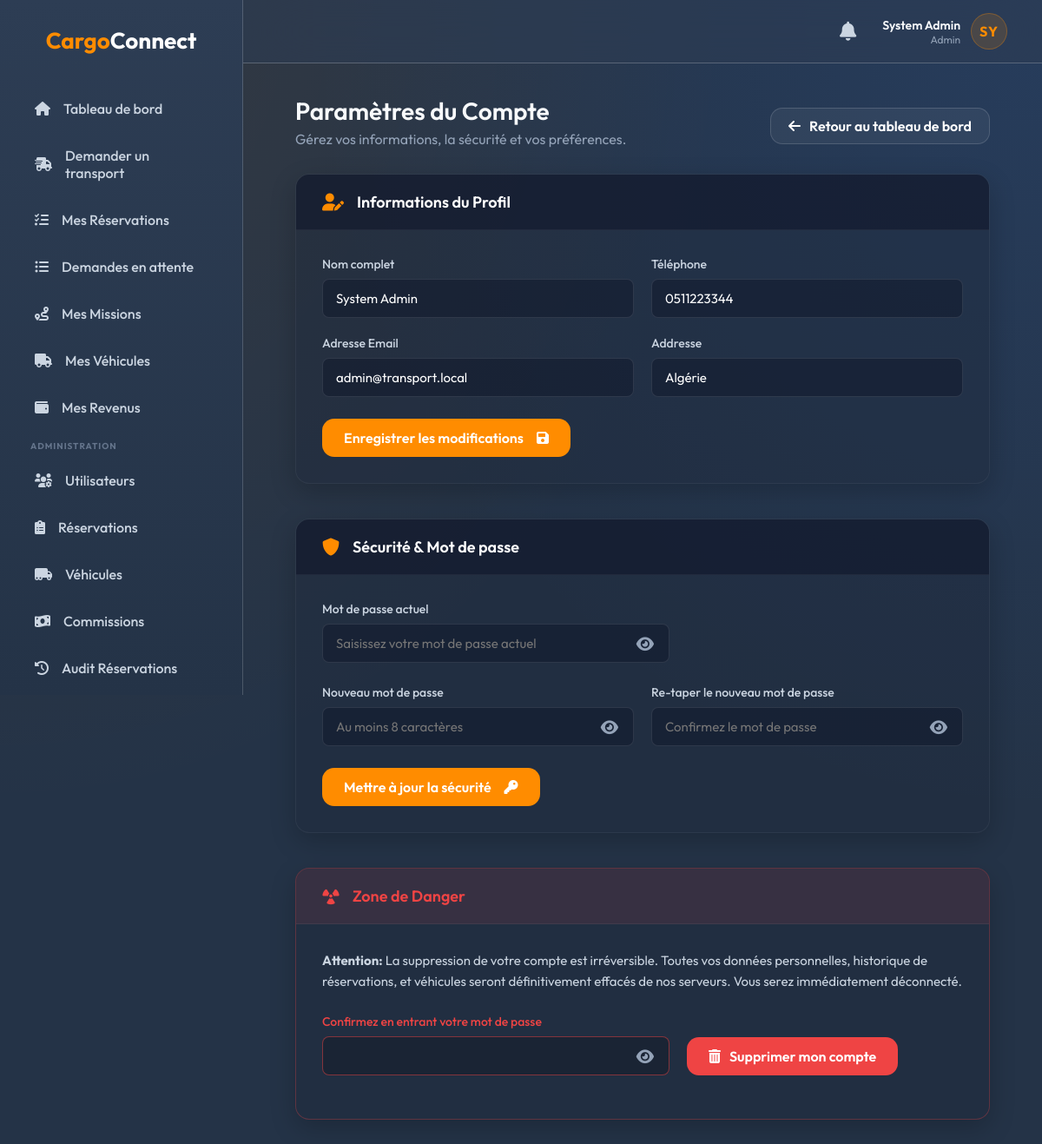
/account/settings.php (signed in), run on the app's committed database.
### tables this page shows
CREATE TABLE IF NOT EXISTS users (
    id INT UNSIGNED AUTO_INCREMENT PRIMARY KEY,
    name VARCHAR(100) NOT NULL,
    email VARCHAR(150) NOT NULL UNIQUE,
    password_hash VARCHAR(255) NOT NULL,
    phone VARCHAR(20) UNIQUE,
    role ENUM('client', 'transporter', 'admin') NOT NULL DEFAULT 'client',
    status ENUM('active', 'suspended', 'pending') NOT NULL DEFAULT 'active',
    id_card_url VARCHAR(255) NULL,
    id_is_verified TINYINT(1) DEFAULT 0,
    region VARCHAR(255) NULL DEFAULT 'Algérie',
    contract_signed TINYINT(1) DEFAULT 0,
    contract_signed_at DATETIME NULL,
    has_accepted_contract TINYINT(1) DEFAULT 0,
    created_at TIMESTAMP DEFAULT CURRENT_TIMESTAMP,
    updated_at TIMESTAMP DEFAULT CURRENT_TIMESTAMP ON UPDATE CURRENT_TIMESTAMP,
    last_login DATETIME NULL,
    remember_token VARCHAR(255) NULL,
    INDEX idx_user_email (email),
    INDEX idx_user_role (role)
);

### account/settings.php (the view, shortened to what this page needs)
<?php
$database = new Database();
$pdo = $database->getConnection();
$user_id = $_SESSION['user_id'];
$stmt = $pdo->prepare("SELECT * FROM users WHERE id = ?");
$stmt->execute([$user_id]);
$user = $stmt->fetch(PDO::FETCH_ASSOC);
?>
<!DOCTYPE html>
<html lang="fr">
<head>
    <link href="https://cdnjs.cloudflare.com/ajax/libs/font-awesome/6.0.0/css/all.min.css" rel="stylesheet">
    <link rel="stylesheet" href="<?php echo CSS_URL; ?>style.css">
    <link rel="stylesheet" href="<?php echo CSS_URL; ?>dashboard.css">
</head>
<body>
    <div class="dashboard-layout">
        <?php include INC_PATH . 'sidebar.php'; ?>
        <main class="main-content">
            <?php include INC_PATH . 'topbar.php'; ?>
            <div class="page-header" style="max-width: 800px; margin: 0 auto 30px auto;">
                <div>
                    <h1>Paramètres du Compte</h1>
                    <p style="color: #94a3b8; margin-top: 5px;">Gérez vos informations, la sécurité et vos préférences.
                    </p>
                </div>
                <a href="<?php echo $dashPath; ?>" class="btn-secondary" style="width: auto; padding: 10px 20px;"><i
                        class="fas fa-arrow-left"></i> Retour au tableau de bord</a>
            </div>
            <div class="settings-container">
                <div class="settings-section">
                    <div class="settings-header">
                        <i class="fas fa-user-edit"></i>
                        <h2>Informations du Profil</h2>
                    </div>
                    <div class="settings-body">
                        <form method="POST">
                            <div class="form-row" style="margin-bottom: 20px;">
                                <div class="form-group-dash">
                                    <label>Nom complet</label>
                                    <input type="text" name="name"
                                        value="<?php echo htmlspecialchars($user['name']); ?>" required>
                                </div>
                                <div class="form-group-dash">
                                    <label>Téléphone</label>
                                    <input type="text" name="phone"
                                        value="<?php echo htmlspecialchars($user['phone'] ?? ''); ?>">
                                </div>
                            </div>
                            <div class="form-row" style="margin-bottom: 25px;">
                                <div class="form-group-dash">
                                    <label>Adresse Email</label>
                                    <input type="email" name="email"
                                        value="<?php echo htmlspecialchars($user['email']); ?>" required>
                                </div>
                                <div class="form-group-dash">
                                    <label>Addresse</label>
                                    <input type="text" name="region"
                                        value="<?php echo htmlspecialchars($user['region'] ?? 'Algérie'); ?>"
                                        minlength="5" required>
                                </div>
                            </div>
                            <div style="text-align: right;">
                                <button type="submit" class="btn-primary" style="width: auto; padding: 12px 25px;">
                                    Enregistrer les modifications <i class="fas fa-save" style="margin-left: 5px;"></i>
                                </button>
                            </div>
                        </form>
                    </div>
                </div>
                <div class="settings-section">
                    <div class="settings-header">
                        <i class="fas fa-shield-alt"></i>
                        <h2>Sécurité & Mot de passe</h2>
                    </div>
                    <div class="settings-body">
                        <form method="POST">
                            <div class="form-group-dash" style="margin-bottom: 25px;">
                                <label>Mot de passe actuel</label>
                                <div style="position: relative; max-width: 400px;">
                                    <input type="password" name="current_password" required
                                        placeholder="Saisissez votre mot de passe actuel"
                                        style="width: 100%; padding-right: 40px;">
                                    <i class="fas fa-eye password-toggle"
                                        style="position: absolute; right: 8px; top: 50%; transform: translateY(-50%); cursor: pointer; color:#94a3b8; padding: 10px;"></i>
                                </div>
                            </div>
                            <div class="form-row" style="margin-bottom: 25px;">
                                <div class="form-group-dash">
                                    <label>Nouveau mot de passe</label>
                                    <div style="position: relative;">
                                        <input type="password" name="new_password" required minlength="8"
                                            placeholder="Au moins 8 caractères"
                                            style="width: 100%; padding-right: 40px;">
                                        <i class="fas fa-eye password-toggle"
                                            style="position: absolute; right: 8px; top: 50%; transform: translateY(-50%); cursor: pointer; color:#94a3b8; padding: 10px;"></i>
                                    </div>
                                </div>
                                <div class="form-group-dash">
                                    <label>Re-taper le nouveau mot de passe</label>
                                    <div style="position: relative;">
                                        <input type="password" name="confirm_password" required minlength="8"
                                            placeholder="Confirmez le mot de passe"
                                            style="width: 100%; padding-right: 40px;">
                                        <i class="fas fa-eye password-toggle"
                                            style="position: absolute; right: 8px; top: 50%; transform: translateY(-50%); cursor: pointer; color:#94a3b8; padding: 10px;"></i>
                                    </div>
                                </div>
                            </div>
                            <div style="text-align: right;">
                                <button type="submit" class="btn-primary" style="width: auto; padding: 12px 25px;">
                                    Mettre à jour la sécurité <i class="fas fa-key" style="margin-left: 5px;"></i>
                                </button>
                            </div>
                        </form>
                    </div>
                </div>
                <div class="settings-section danger-zone">
                    <div class="settings-header">
                        <i class="fas fa-radiation"></i>
                        <h2 style="color: #ef4444;">Zone de Danger</h2>
                    </div>
                    <div class="settings-body">
                        <p style="color: #cbd5e1; font-size: 15px; margin-bottom: 25px; line-height: 1.6;">
                            <strong>Attention:</strong> La suppression de votre compte est irréversible. Toutes vos
                            données personnelles, historique de réservations, et véhicules seront définitivement effacés
                            de nos serveurs. Vous serez immédiatement déconnecté.
                        </p>
                        <form id="delete-account-form" method="POST">
                            <div class="form-row" style="align-items: flex-end;">
                                <div class="form-group-dash" style="margin: 0; flex: 1; max-width: 400px;">
                                    <label style="color: #ef4444;">Confirmez en entrant votre mot de passe</label>
                                    <div style="position: relative;">
                                        <input type="password" name="verify_password" id="delete-password" required
                                            style="width: 100%; border-color: rgba(239,68,68,0.5); background: rgba(0,0,0,0.2); padding-right:40px;">
                                        <i class="fas fa-eye password-toggle"
                                            style="position: absolute; right: 8px; top: 50%; transform: translateY(-50%); cursor: pointer; color:#94a3b8; padding: 10px;"></i>
                                    </div>
                                </div>
                                <div style="flex-shrink: 0;">
                                    <button type="button" id="btn-delete-account" class="btn-primary"
                                        style="background: #ef4444; border-color: #ef4444; width: auto; padding: 12px 25px;">
                                        <i class="fas fa-trash-alt"></i> Supprimer mon compte
                                    </button>
                                </div>
                            </div>
                        </form>
                    </div>
                </div>
            </div>
        </main>
    </div>
</body>
</html>

### public/css/style.css (style rules this page uses)
:root { --primary: #ff8c00; --primary-hover: #ff6b00; --bg-dark: #243347; --bg-card: #2d3d54; --text-main: #f1f5f9; --text-muted: #94a3b8; --glass-bg: rgba(45, 61, 84, 0.7); --glass-border: rgba(255, 255, 255, 0.18); --glass-shadow: 0 15px 35px rgba(0, 0, 0, 0.15); }
* { margin: 0; padding: 0; box-sizing: border-box; font-family: 'Outfit', sans-serif; }
body { min-height: 100vh; background: var(--bg-dark); display: flex; flex-direction: column; color: var(--text-main); position: relative; overflow-x: hidden; }
.password-toggle { position: absolute; right: 20px; top: 27px; transform: translateY(-50%); color: var(--text-muted); cursor: pointer; transition: color 0.3s; font-size: 18px; z-index: 2; }
.btn-primary, .btn-secondary, .btn-outline,.btn-primary a, .btn-secondary a, .btn-outline a { width: 100%; padding: 16px; border-radius: 14px; font-size: 16px; font-weight: 600; cursor: pointer; transition: all 0.3s cubic-bezier(0.4, 0, 0.2, 1); display: flex; justify-content: center; align-items: center; gap: 10px; margin-top: 10px; text-decoration: none !important; }
.btn-primary { background: var(--primary); color: white; border: none; }
.btn-secondary { background: rgba(255, 255, 255, 0.05); color: white; border: 1px solid rgba(255, 255, 255, 0.15); }

### public/css/dashboard.css (style rules this page uses)
body { background: #243347; background-image: radial-gradient(at 0% 0%, rgba(255, 140, 0, 0.08) 0px, transparent 50%), radial-gradient(at 100% 0%, rgba(59, 130, 246, 0.12) 0px, transparent 50%); background-attachment: fixed; min-height: 100vh; color: #f1f5f9; font-family: 'Outfit', 'Inter', sans-serif; }
.dashboard-layout { display: flex; min-height: 100vh; }
.main-content { flex: 1; padding: 110px 40px 40px 40px; margin-left: 280px; width: calc(100% - 280px); overflow-y: auto; position: relative; z-index: 10; }
.page-header { display: flex; justify-content: space-between; align-items: center; margin-bottom: 40px; }
.page-header h1 { font-size: 28px; font-weight: 600; }
.form-row { display: flex; gap: 20px; margin-bottom: 20px; }
.form-group-dash { flex: 1; }
.form-group-dash label { display: block; margin-bottom: 8px; font-weight: 500; font-size: 14px; color: #475569; }
.form-group-dash input, .form-group-dash select { width: 100%; padding: 12px 15px; border: 1px solid #cbd5e1; border-radius: 8px; font-size: 15px; transition: all 0.3s; font-family: inherit; }
h1, h2, h3, h4, .stat-details .num { color: #f8fafc; }
.page-header p { color: #94a3b8 !important; }
.form-group-dash label { color: #cbd5e1; }
.form-group-dash input, .form-group-dash select { background: rgba(15, 23, 42, 0.5); border: 1px solid rgba(255,255,255,0.1); color: white; }

### account/settings.php (style rules this page uses)
.settings-container { display: flex; flex-direction: column; gap: 40px; max-width: 800px; margin: 0 auto; }
.settings-section { background: rgba(30, 41, 59, 0.4); border: 1px solid rgba(255, 255, 255, 0.05); border-radius: 16px; overflow: hidden; box-shadow: 0 10px 30px rgba(0, 0, 0, 0.2); }
.settings-header { padding: 20px 30px; background: rgba(15, 23, 42, 0.6); border-bottom: 1px solid rgba(255, 255, 255, 0.05); display: flex; align-items: center; gap: 15px; }
.settings-header h2 { font-size: 18px; color: white; margin: 0; font-weight: 600; }
.settings-header i { font-size: 20px; color: #ff8c00; }
.settings-body { padding: 30px; }
.danger-zone { border-color: rgba(239, 68, 68, 0.3); }
.danger-zone .settings-header { background: rgba(239, 68, 68, 0.1); }
.danger-zone .settings-header i { color: #ef4444; }

### data on the page
users: name "System Admin", phone "0511223344", email "admin@transport.local", region "Algérie"

### other printed values
$userName "System Admin"
$userRole "Admin"
$userInitials "SY"
